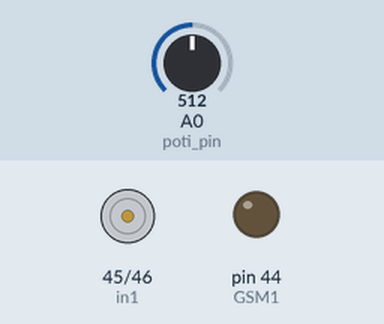
Recording of a sketch running on a simulated Arduino Mega 2560, built with avr-gcc and run on an emulated ATmega2560. On the bench: motor-driver pin pairs drawn as motors (green arrow = first pin HIGH = forward, orange = second pin HIGH = backward, longer = more drive), output pins drawn as LEDs (lit = HIGH). The test bench sets the inputs (shaded band); at power-on: A0 (poti_pin) = 512. What the sketch prints to the serial monitor is not drawn.

Above: at 1.2 s.
1.3 s: A0 (poti_pin) set to 530
At 2.5 s:
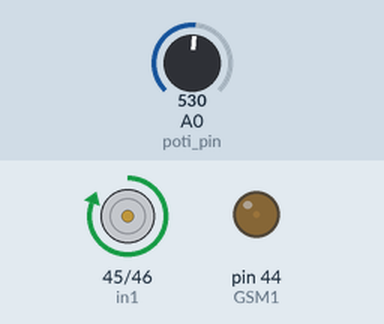
2.8 s: A0 (poti_pin) set to 511
At 3.7 s:
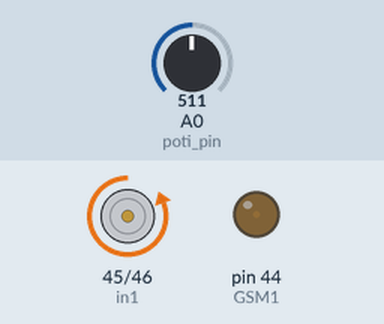
4.3 s: A0 (poti_pin) set to 306
At 4.8 s:
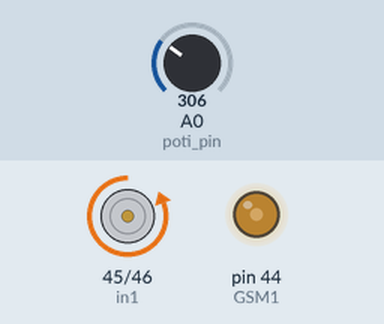
5.8 s: A0 (poti_pin) set to 122
At 7.0 s:
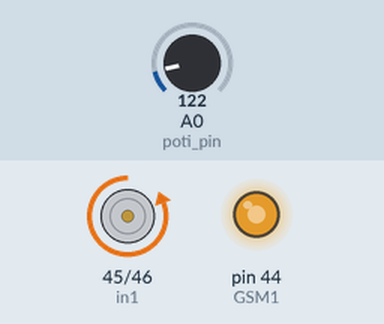
7.3 s: A0 (poti_pin) set to 716
At 8.3 s:
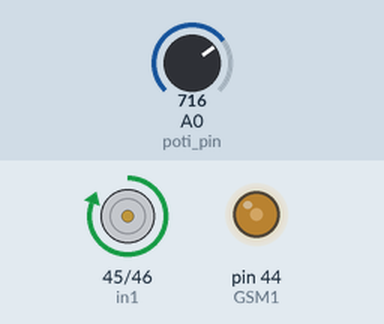
8.8 s: A0 (poti_pin) set to 900
At 9.5 s:
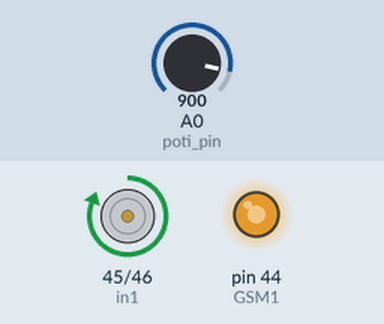
Timing chart, 0 to 11.3 s (numbered marks = the images above; inputs shaded):
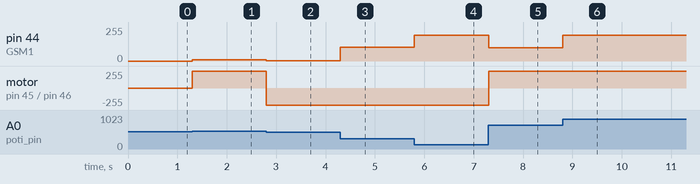

The sketch:

dc_motor_test.ino
```cpp
// Gleichstrommotor 1

int GSM1 = 44;
int in1 = 45;
int in2 = 46;

// Poti
int poti_pin = A0;


void setup()
{
  Serial.begin(115200);
  pinMode(GSM1, OUTPUT);

  pinMode(in1, OUTPUT);
  pinMode(in2, OUTPUT);

  pinMode(poti_pin, INPUT);

}
void loop()
{


  int poti_value = get_poti_value();
  Serial.println(poti_value);
  drive_motor(poti_value);

}

void drive_motor(int pwm)

{
  if (pwm > 0) {
    digitalWrite(in1, HIGH);
    digitalWrite(in2, LOW);
    analogWrite(GSM1, abs(pwm));
  }
  else if (pwm < 0)
  {
    digitalWrite(in1, LOW);
    digitalWrite(in2, HIGH);
    analogWrite(GSM1, abs(pwm));
  }
  else {
    digitalWrite(in1, LOW);
    digitalWrite(in2, LOW);
    analogWrite(GSM1, 0);
  }
}

int get_poti_value() {
  int adc = analogRead(poti_pin);
  int test = map(adc, 0, 1023, -255, 255);
  return test;
}
```

Measured:
- the behaviour switches between 513 and 514 on A0 (poti_pin) (found by bisection; images 0 and 1)
- after the input at 1.3 s, pin 44 (GSM1): 0/255 → 9/255 at once; motor on pin 45 (in1) / pin 46 (in2): stopped → forward 255/255 at once
- after the input at 2.8 s, pin 44 (GSM1): 9/255 → 1/255 at once; motor on pin 45 (in1) / pin 46 (in2): forward 255/255 → backward 255/255 at once
- after the input at 4.3 s, pin 44 (GSM1): 1/255 → 103/255 at once
- after the input at 5.8 s, pin 44 (GSM1): 103/255 → 195/255 at once
- after the input at 7.3 s, pin 44 (GSM1): 195/255 → 101/255 at once; motor on pin 45 (in1) / pin 46 (in2): backward 255/255 → forward 255/255 at once
- after the input at 8.8 s, pin 44 (GSM1): 101/255 → 193/255 at once
